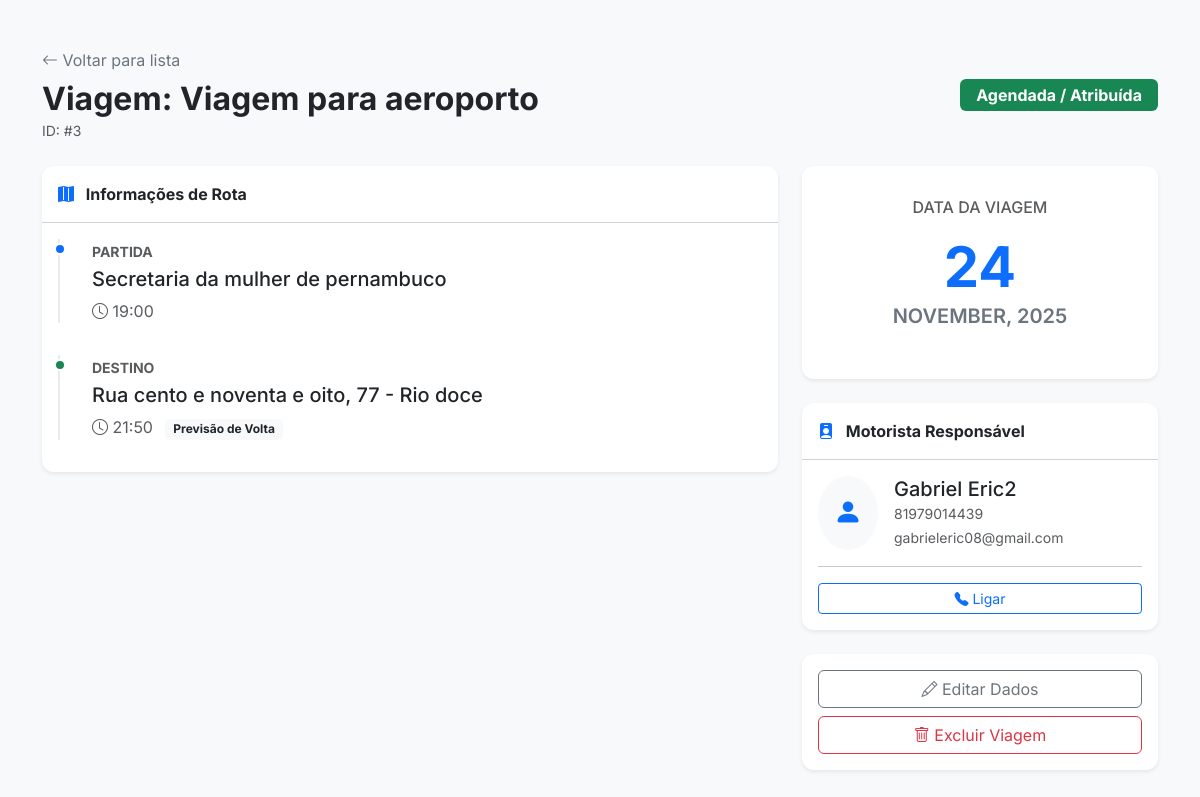
/viagem/detalhes/3, run on the app's committed database.
### models/models.py (models this page shows, shortened)
class Viagem(db.Model):
    __tablename__ = 'viagem'
    id = db.Column(db.Integer, primary_key=True)
    titulo = db.Column(db.String(100), nullable=False)
    descricao = db.Column(db.Text, nullable=True)
    local_partida = db.Column(db.String(200))
    local_destino = db.Column(db.String(200))
    horario_estimado_partida = db.Column(db.Time, nullable=True)
    horario_estimado_volta = db.Column(db.Time, nullable=True)
    data_viagem = db.Column(db.Date, nullable=False)
    status = db.Column(db.String(50), default='Pendente') # Pendente, Atribuída, etc.
    id_admin_criador = db.Column(db.Integer, db.ForeignKey('administrador.id'), nullable=True)
    atribuicoes = db.relationship('Atribuicao', backref='viagem', lazy=True, cascade="all, delete-orphan")

class Motorista(db.Model):
    __tablename__ = 'motorista'
    id = db.Column(db.Integer, primary_key=True)
    nome = db.Column(db.String(100), nullable=False)
    email = db.Column(db.String(100), unique=True, nullable=False)
    telefone = db.Column(db.String(20))
    topico_ntfy = db.Column(db.String(100), unique=True, nullable=True)
    ativo = db.Column(db.Boolean, default=True)
    atribuicoes = db.relationship('Atribuicao', backref='motorista', lazy=True)

### routes/viagem.py (the view)
@viagem_bp.route('/detalhes/<int:id_viagem>', methods=['GET'])
def detalhes_viagem(id_viagem):
    viagem = viagem_service.get_by_id(id_viagem)
    if not viagem:
        return render_template('erro.html', mensagem="Viagem não encontrada"), 404
    motorista = None
    if viagem.atribuicoes:
        motorista = viagem.atribuicoes[0].motorista
    return render_template('detalhes_viagem.html', viagem=viagem, motorista=motorista)

### repositories/viagem_repository.py (called while the page is built)
    def get_by_id(self, id_viagem):
        return Viagem.query.get(id_viagem)

### services/viagem_service.py (called while the page is built)
    def get_by_id(self, id_viagem):
        if not id_viagem:
            return None
        return self.repo.get_by_id(id_viagem)

### templates/detalhes_viagem.html (shortened to what this page needs)
<!DOCTYPE html>
<html lang="pt-br">
<head>
    <link href="https://cdn.jsdelivr.net/npm/bootstrap@5.3.3/dist/css/bootstrap.min.css" rel="stylesheet">
    <link rel="stylesheet" href="https://cdn.jsdelivr.net/npm/bootstrap-icons@1.11.3/font/bootstrap-icons.min.css">
</head>
<body>
    <div class="container py-5">
        <div class="d-flex justify-content-between align-items-center mb-4">
            <div>
                <a href="/home" class="text-decoration-none text-secondary mb-2 d-inline-block">
                    <i class="bi bi-arrow-left"></i> Voltar para lista
                </a>
                <h2 class="fw-bold mb-0">Viagem: {{ viagem.titulo }}</h2>
                <small class="text-muted">ID: #{{ viagem.id }}</small>
            </div>
            <div>
                {% if viagem.status == 'Concluída' %}
                    <span class="badge bg-secondary fs-6 px-3 py-2">Concluída</span>
                {% elif viagem.status == 'Atribuída' %}
                    <span class="badge bg-success fs-6 px-3 py-2">Agendada / Atribuída</span>
                {% else %}
                    <span class="badge bg-warning text-dark fs-6 px-3 py-2">Pendente</span>
                {% endif %}
            </div>
        </div>
        <div class="row g-4">
            <div class="col-lg-8">
                <div class="card mb-4">
                    <div class="card-header bg-transparent fw-bold py-3">
                        <i class="bi bi-map-fill text-primary me-2"></i> Informações de Rota
                    </div>
                    <div class="card-body">
                        <div class="timeline-item">
                            <small class="text-muted text-uppercase fw-bold">Partida</small>
                            <h5 class="mt-1">{{ viagem.local_partida }}</h5>
                            <div class="text-muted">
                                <i class="bi bi-clock"></i>
                                {{ viagem.horario_estimado_partida.strftime('%H:%M') if viagem.horario_estimado_partida else '--:--' }}
                            </div>
                        </div>
                        <div class="py-2"></div> <div class="timeline-item dest">
                            <small class="text-muted text-uppercase fw-bold">Destino</small>
                            <h5 class="mt-1">{{ viagem.local_destino }}</h5>
                            <div class="text-muted">
                                <i class="bi bi-clock"></i>
                                {{ viagem.horario_estimado_volta.strftime('%H:%M') if viagem.horario_estimado_volta else '--:--' }}
                                <span class="badge bg-light text-dark ms-2">Previsão de Volta</span>
                            </div>
                        </div>
                    </div>
                </div>
            </div>
            <div class="col-lg-4">
                <div class="card mb-4 text-center p-3">
                    <div class="card-body">
                        <h6 class="text-muted text-uppercase mb-3">Data da Viagem</h6>
                        <h1 class="display-4 fw-bold text-primary mb-0">
                            {{ viagem.data_viagem.strftime('%d') }}
                        </h1>
                        <p class="fs-5 text-uppercase fw-semibold text-secondary">
                            {{ viagem.data_viagem.strftime('%B, %Y') }}
                        </p>
                    </div>
                </div>
                <div class="card mb-4">
                    <div class="card-header bg-transparent fw-bold py-3">
                        <i class="bi bi-person-badge-fill text-primary me-2"></i> Motorista Responsável
                    </div>
                    <div class="card-body">
                        {% if motorista %}
                            <div class="d-flex align-items-center">
                                <div class="bg-light rounded-circle p-3 me-3 text-primary">
                                    <i class="bi bi-person-fill fs-3"></i>
                                </div>
                                <div>
                                    <h5 class="mb-0">{{ motorista.nome }}</h5>
                                    <small class="text-muted">{{ motorista.telefone or 'Sem telefone' }}</small>
                                    <br>
                                    <small class="text-muted">{{ motorista.email }}</small>
                                </div>
                            </div>
                            <hr>
                            <div class="d-grid">
                                <a href="tel:{{ motorista.telefone }}" class="btn btn-outline-primary btn-sm">
                                    <i class="bi bi-telephone-fill"></i> Ligar
                                </a>
                            </div>
                        {% endif %}
                    </div>
                </div>
                <div class="card">
                    <div class="card-body">
                        <div class="d-grid gap-2">
                            <button class="btn btn-outline-secondary"><i class="bi bi-pencil"></i> Editar Dados</button>
                            <button class="btn btn-outline-danger"><i class="bi bi-trash"></i> Excluir Viagem</button>
                        </div>
                    </div>
                </div>
            </div>
        </div>
    </div>
</body>
</html>

### templates/detalhes_viagem.html (style rules this page uses)
body { font-family: 'Inter', sans-serif; background-color: #f8f9fa; }
.card { border: none; box-shadow: 0 0.125rem 0.25rem rgba(0,0,0,0.075); border-radius: 0.75rem; }
.timeline-item { position: relative; padding-left: 2rem; border-left: 2px solid #e9ecef; margin-bottom: 1rem; }
.timeline-item::before { content: ''; position: absolute; left: -0.4rem; top: 0.2rem; width: 0.8rem; height: 0.8rem; border-radius: 50%; background: #0d6efd; border: 2px solid #fff; }
.timeline-item.dest::before { background: #198754; }

### data on the page
Viagem: titulo "Viagem para aeroporto", id "3", local_partida "Secretaria da mulher de pernambuco", horario_estimado_partida "19:00", local_destino "Rua cento e noventa e oito, 77 - Rio doce", horario_estimado_volta "21:50", data_viagem "24", data_viagem "NOVEMBER, 2025"
Motorista: nome "Gabriel Eric2", telefone "81979014439", email "gabrieleric08@gmail.com"
